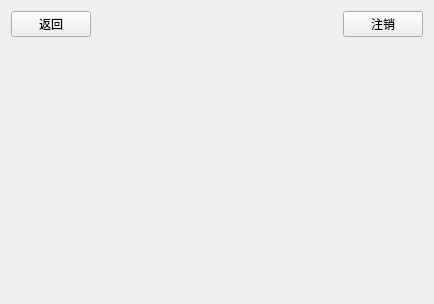
<?xml version="1.0" encoding="UTF-8"?>
<ui version="4.0">
 <class>MasterView</class>
 <widget class="QWidget" name="MasterView">
  <property name="geometry">
   <rect>
    <x>0</x>
    <y>0</y>
    <width>434</width>
    <height>304</height>
   </rect>
  </property>
  <property name="windowTitle">
   <string>MasterView</string>
  </property>
  <layout class="QVBoxLayout" name="verticalLayout">
   <item>
    <layout class="QHBoxLayout" name="horizontalLayout">
     <item>
      <widget class="QPushButton" name="btBack">
       <property name="text">
        <string>返回</string>
       </property>
      </widget>
     </item>
     <item>
      <spacer name="horizontalSpacer">
       <property name="orientation">
        <enum>Qt::Horizontal</enum>
       </property>
       <property name="sizeHint" stdset="0">
        <size>
         <width>40</width>
         <height>20</height>
        </size>
       </property>
      </spacer>
     </item>
     <item>
      <widget class="QLabel" name="labelTitle">
       <property name="text">
        <string/>
       </property>
      </widget>
     </item>
     <item>
      <spacer name="horizontalSpacer_2">
       <property name="orientation">
        <enum>Qt::Horizontal</enum>
       </property>
       <property name="sizeHint" stdset="0">
        <size>
         <width>40</width>
         <height>20</height>
        </size>
       </property>
      </spacer>
     </item>
     <item>
      <widget class="QPushButton" name="btLogout">
       <property name="text">
        <string>注销</string>
       </property>
      </widget>
     </item>
    </layout>
   </item>
   <item>
    <widget class="QStackedWidget" name="stackedWidget"/>
   </item>
  </layout>
 </widget>
 <resources/>
 <connections/>
</ui>
